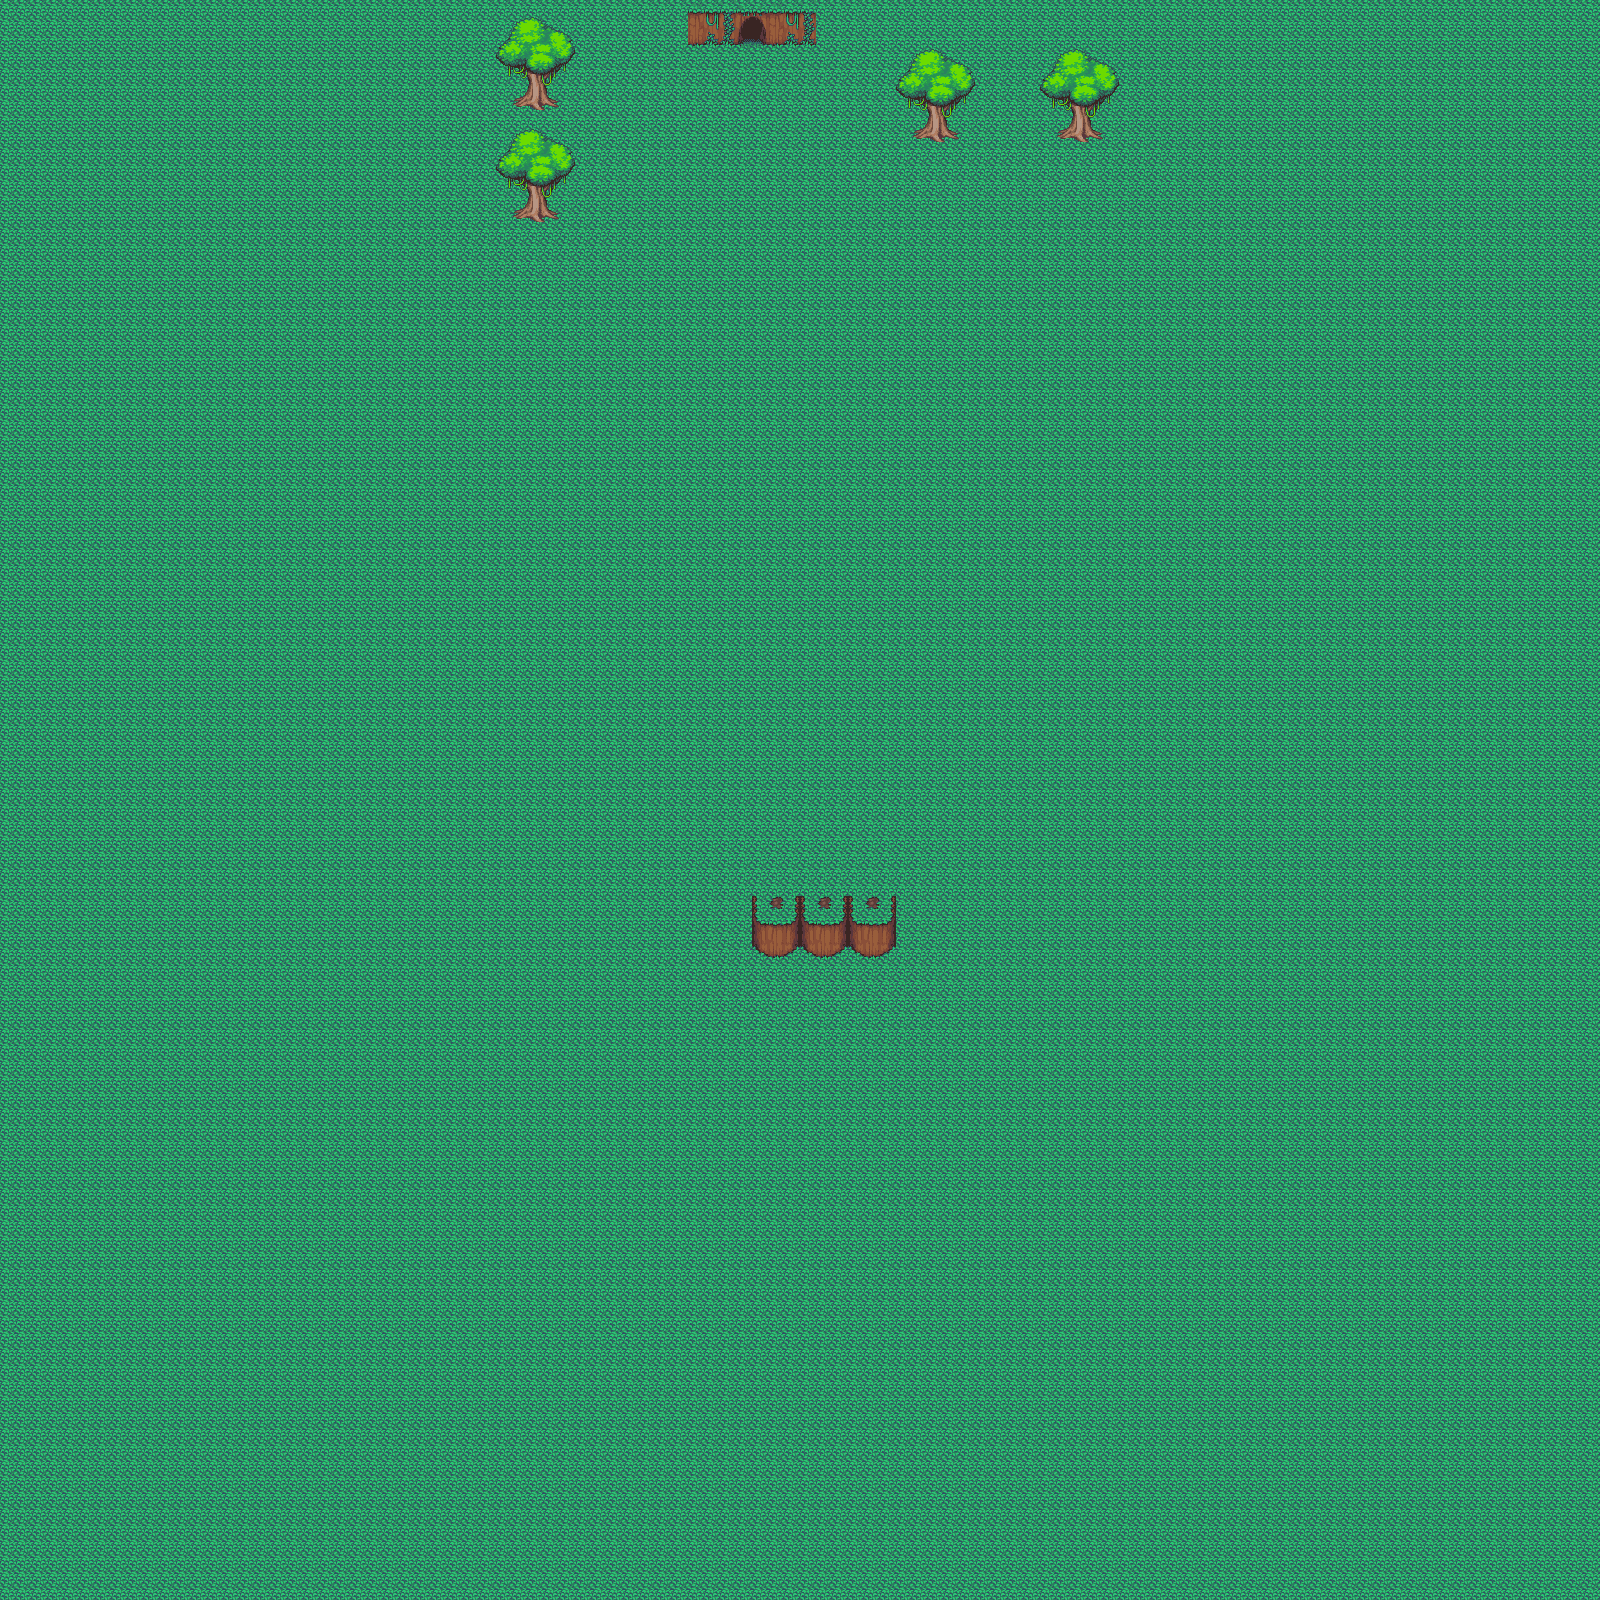

This is a level from a 2D game, rendered from its Tiled map with the project's own tilesets. A one-line summary and the map file follow, with tile-layer data summarised:
An orthogonal 100x100 tile map with 16x16 px tiles, 2 tile layers (Tile Layer 1, Tile Layer 2).

<map version="1.0" tiledversion="2018.06.01" orientation="orthogonal" renderorder="right-down" width="100" height="100" tilewidth="16" tileheight="16" infinite="0" nextlayerid="3" nextobjectid="1">
 <tileset firstgid="1" source="Map.tsx" />
 <layer id="1" name="Tile Layer 1" width="100" height="100">
  <data>[10000 cells, 10000 non-empty, 1 distinct tile ids]</data>
 </layer>
 <layer id="2" name="Tile Layer 2" width="100" height="100">
  <data>[10000 cells, 172 non-empty, 55 distinct tile ids]</data>
 </layer>
</map>
